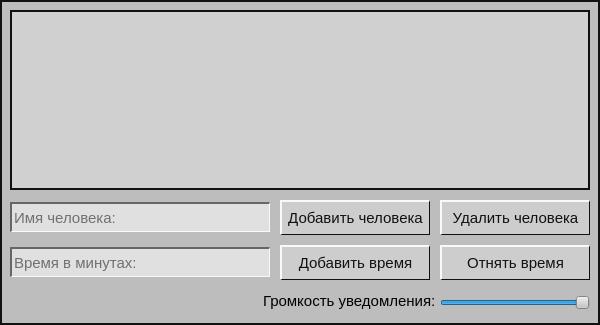
<?xml version="1.0" encoding="UTF-8"?>
<ui version="4.0">
 <class>Form</class>
 <widget class="QWidget" name="Form">
  <property name="geometry">
   <rect>
    <x>0</x>
    <y>0</y>
    <width>600</width>
    <height>325</height>
   </rect>
  </property>
  <property name="minimumSize">
   <size>
    <width>400</width>
    <height>250</height>
   </size>
  </property>
  <property name="maximumSize">
   <size>
    <width>6666</width>
    <height>6666</height>
   </size>
  </property>
  <property name="windowTitle">
   <string>Form</string>
  </property>
  <property name="styleSheet">
   <string notr="true">background: #bdbdbd; border: 2px solid #111111;</string>
  </property>
  <layout class="QVBoxLayout" name="verticalLayout_3">
   <property name="spacing">
    <number>10</number>
   </property>
   <property name="leftMargin">
    <number>10</number>
   </property>
   <property name="topMargin">
    <number>10</number>
   </property>
   <property name="rightMargin">
    <number>10</number>
   </property>
   <property name="bottomMargin">
    <number>10</number>
   </property>
   <item>
    <widget class="QListWidget" name="list_widget">
     <property name="minimumSize">
      <size>
       <width>0</width>
       <height>0</height>
      </size>
     </property>
     <property name="maximumSize">
      <size>
       <width>16777215</width>
       <height>16777215</height>
      </size>
     </property>
     <property name="styleSheet">
      <string notr="true">background: #D0D0D0;
border: 2px solid #111111;</string>
     </property>
     <property name="editTriggers">
      <set>QAbstractItemView::DoubleClicked|QAbstractItemView::EditKeyPressed|QAbstractItemView::SelectedClicked</set>
     </property>
    </widget>
   </item>
   <item>
    <layout class="QVBoxLayout" name="verticalLayout_2">
     <item>
      <layout class="QVBoxLayout" name="verticalLayout">
       <property name="spacing">
        <number>10</number>
       </property>
       <item>
        <layout class="QHBoxLayout" name="horizontalLayout">
         <property name="spacing">
          <number>10</number>
         </property>
         <item>
          <widget class="QLineEdit" name="le_add_person">
           <property name="minimumSize">
            <size>
             <width>0</width>
             <height>30</height>
            </size>
           </property>
           <property name="maximumSize">
            <size>
             <width>16777215</width>
             <height>30</height>
            </size>
           </property>
           <property name="font">
            <font>
             <pointsize>11</pointsize>
            </font>
           </property>
           <property name="styleSheet">
            <string notr="true">QLineEdit {
	background: #E0E0E0;
	border: 2px solid #666666;
	border-bottom-width: 1px;
	border-right-width: 1px;
	border-bottom-color: #F9F9F9;
	border-right-color: #F9F9F9;
	color: #000000;
 }
QLineEdit:hover {
	background: #E0E0E0;
	border: 2px solid #666666;
	border-bottom-width: 1px;
	border-right-width: 1px;
	border-bottom-color: #F9F9F9;
	border-right-color: #F9F9F9;
	color: #000000;
 }</string>
           </property>
           <property name="placeholderText">
            <string>Имя человека:</string>
           </property>
          </widget>
         </item>
         <item>
          <widget class="QPushButton" name="btn_add_person">
           <property name="minimumSize">
            <size>
             <width>150</width>
             <height>35</height>
            </size>
           </property>
           <property name="maximumSize">
            <size>
             <width>150</width>
             <height>35</height>
            </size>
           </property>
           <property name="font">
            <font>
             <pointsize>11</pointsize>
            </font>
           </property>
           <property name="styleSheet">
            <string notr="true">QPushButton {
	background: #cdcdcd;
	border: 2px solid #F9F9F9;
	border-bottom-width: 1px;
	border-right-width: 1px;
	border-bottom-color: #111111;
	border-right-color: #111111;
	color: #111111;
 }
QPushButton:pressed {
	background: #aaaaaa;
	border: 2px solid #111111;
	border-bottom-width: 1px;
	border-right-width: 1px;
	border-bottom-color: #F9F9F9;
	border-right-color: #F9F9F9;
	color: #333333;
 }
QPushButton:hover {
	background: #aaaaaa;
	color: #333333;
 }</string>
           </property>
           <property name="text">
            <string>Добавить человека</string>
           </property>
          </widget>
         </item>
         <item>
          <widget class="QPushButton" name="btn_delete_person">
           <property name="minimumSize">
            <size>
             <width>150</width>
             <height>35</height>
            </size>
           </property>
           <property name="maximumSize">
            <size>
             <width>150</width>
             <height>35</height>
            </size>
           </property>
           <property name="font">
            <font>
             <pointsize>11</pointsize>
            </font>
           </property>
           <property name="styleSheet">
            <string notr="true">QPushButton {
	background: #cdcdcd;
	border: 2px solid #F9F9F9;
	border-bottom-width: 1px;
	border-right-width: 1px;
	border-bottom-color: #111111;
	border-right-color: #111111;
	color: #111111;
 }
QPushButton:pressed {
	background: #aaaaaa;
	border: 2px solid #111111;
	border-bottom-width: 1px;
	border-right-width: 1px;
	border-bottom-color: #F9F9F9;
	border-right-color: #F9F9F9;
	color: #333333;
 }
QPushButton:hover {
	background: #aaaaaa;
	color: #333333;
 }</string>
           </property>
           <property name="text">
            <string>Удалить человека</string>
           </property>
          </widget>
         </item>
        </layout>
       </item>
       <item>
        <layout class="QHBoxLayout" name="horizontalLayout_2">
         <property name="spacing">
          <number>10</number>
         </property>
         <item>
          <widget class="QLineEdit" name="le_add_time">
           <property name="minimumSize">
            <size>
             <width>0</width>
             <height>30</height>
            </size>
           </property>
           <property name="maximumSize">
            <size>
             <width>16777215</width>
             <height>30</height>
            </size>
           </property>
           <property name="font">
            <font>
             <pointsize>11</pointsize>
            </font>
           </property>
           <property name="styleSheet">
            <string notr="true">QLineEdit {
	background: #E0E0E0;
	border: 2px solid #666666;
	border-bottom-width: 1px;
	border-right-width: 1px;
	border-bottom-color: #F9F9F9;
	border-right-color: #F9F9F9;
	color: #000000;
 }
QLineEdit:hover {
	background: #E0E0E0;
	border: 2px solid #666666;
	border-bottom-width: 1px;
	border-right-width: 1px;
	border-bottom-color: #F9F9F9;
	border-right-color: #F9F9F9;
	color: #000000;
 }</string>
           </property>
           <property name="placeholderText">
            <string>Время в минутах:</string>
           </property>
          </widget>
         </item>
         <item>
          <widget class="QPushButton" name="btn_add_time">
           <property name="minimumSize">
            <size>
             <width>150</width>
             <height>35</height>
            </size>
           </property>
           <property name="maximumSize">
            <size>
             <width>150</width>
             <height>35</height>
            </size>
           </property>
           <property name="font">
            <font>
             <pointsize>11</pointsize>
            </font>
           </property>
           <property name="styleSheet">
            <string notr="true">QPushButton {
	background: #cdcdcd;
	border: 2px solid #F9F9F9;
	border-bottom-width: 1px;
	border-right-width: 1px;
	border-bottom-color: #111111;
	border-right-color: #111111;
	color: #111111;
 }
QPushButton:pressed {
	background: #aaaaaa;
	border: 2px solid #111111;
	border-bottom-width: 1px;
	border-right-width: 1px;
	border-bottom-color: #F9F9F9;
	border-right-color: #F9F9F9;
	color: #333333;
 }
QPushButton:hover {
	background: #aaaaaa;
	color: #333333;
 }</string>
           </property>
           <property name="text">
            <string>Добавить время</string>
           </property>
          </widget>
         </item>
         <item>
          <widget class="QPushButton" name="btn_sub_time">
           <property name="minimumSize">
            <size>
             <width>150</width>
             <height>35</height>
            </size>
           </property>
           <property name="maximumSize">
            <size>
             <width>150</width>
             <height>35</height>
            </size>
           </property>
           <property name="font">
            <font>
             <pointsize>11</pointsize>
            </font>
           </property>
           <property name="styleSheet">
            <string notr="true">QPushButton {
	background: #cdcdcd;
	border: 2px solid #F9F9F9;
	border-bottom-width: 1px;
	border-right-width: 1px;
	border-bottom-color: #111111;
	border-right-color: #111111;
	color: #111111;
 }
QPushButton:pressed {
	background: #aaaaaa;
	border: 2px solid #111111;
	border-bottom-width: 1px;
	border-right-width: 1px;
	border-bottom-color: #F9F9F9;
	border-right-color: #F9F9F9;
	color: #333333;
 }
QPushButton:hover {
	background: #aaaaaa;
	color: #333333;
 }</string>
           </property>
           <property name="text">
            <string>Отнять время</string>
           </property>
          </widget>
         </item>
        </layout>
       </item>
      </layout>
     </item>
     <item>
      <layout class="QHBoxLayout" name="horizontalLayout_3">
       <property name="spacing">
        <number>0</number>
       </property>
       <item>
        <spacer name="horizontalSpacer">
         <property name="orientation">
          <enum>Qt::Horizontal</enum>
         </property>
         <property name="sizeHint" stdset="0">
          <size>
           <width>40</width>
           <height>20</height>
          </size>
         </property>
        </spacer>
       </item>
       <item>
        <widget class="QLabel" name="lbl_volume">
         <property name="minimumSize">
          <size>
           <width>0</width>
           <height>25</height>
          </size>
         </property>
         <property name="maximumSize">
          <size>
           <width>16777215</width>
           <height>25</height>
          </size>
         </property>
         <property name="font">
          <font>
           <pointsize>11</pointsize>
          </font>
         </property>
         <property name="styleSheet">
          <string notr="true">padding-bottom: 3px;
background: #bdbdbd;
border: None;</string>
         </property>
         <property name="text">
          <string>Громкость уведомления:</string>
         </property>
        </widget>
       </item>
       <item>
        <widget class="QSlider" name="volume_slider">
         <property name="minimumSize">
          <size>
           <width>150</width>
           <height>25</height>
          </size>
         </property>
         <property name="maximumSize">
          <size>
           <width>150</width>
           <height>25</height>
          </size>
         </property>
         <property name="styleSheet">
          <string notr="true">background: #bdbdbd;
border: None;</string>
         </property>
         <property name="maximum">
          <number>100</number>
         </property>
         <property name="value">
          <number>100</number>
         </property>
         <property name="orientation">
          <enum>Qt::Horizontal</enum>
         </property>
        </widget>
       </item>
      </layout>
     </item>
    </layout>
   </item>
  </layout>
 </widget>
 <resources/>
 <connections/>
</ui>
